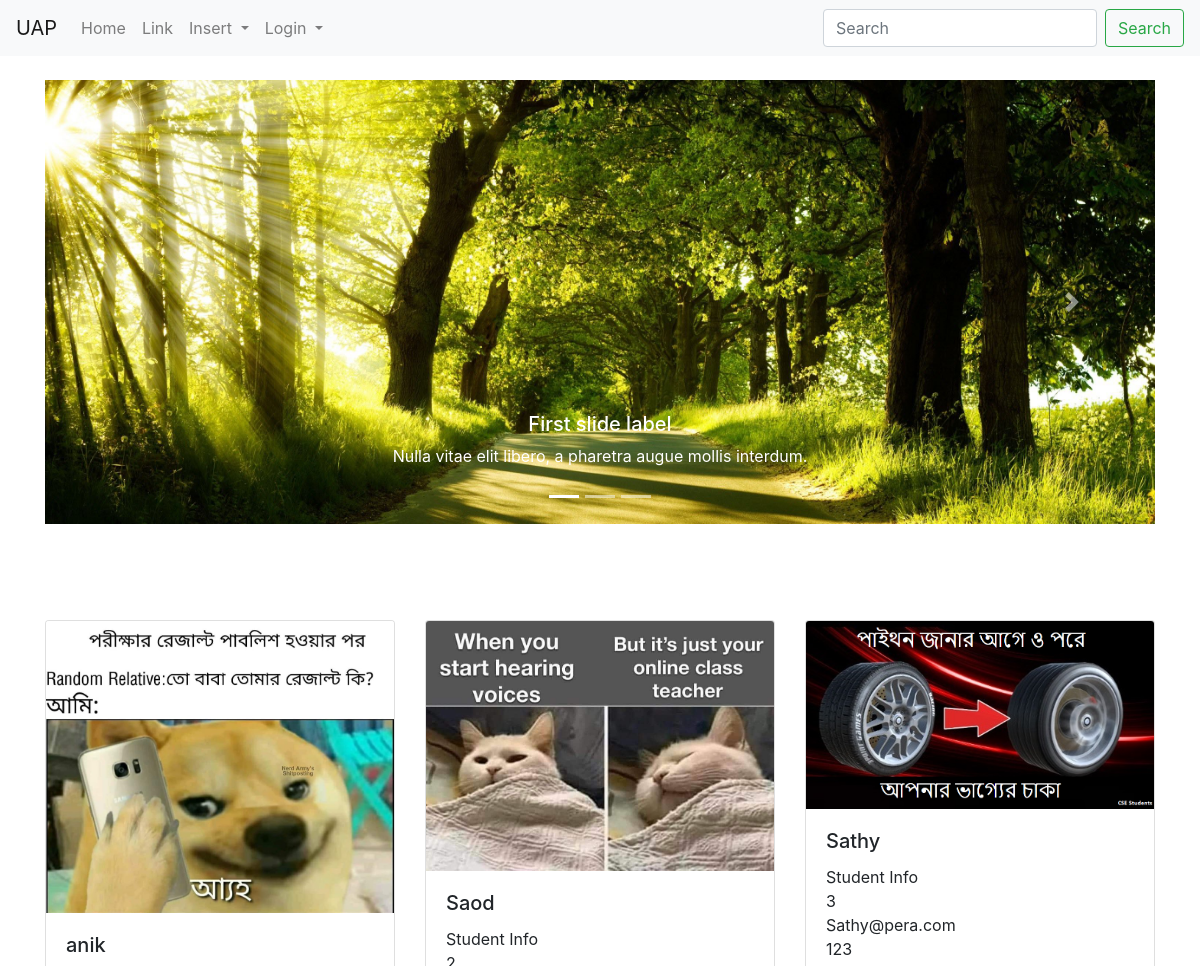
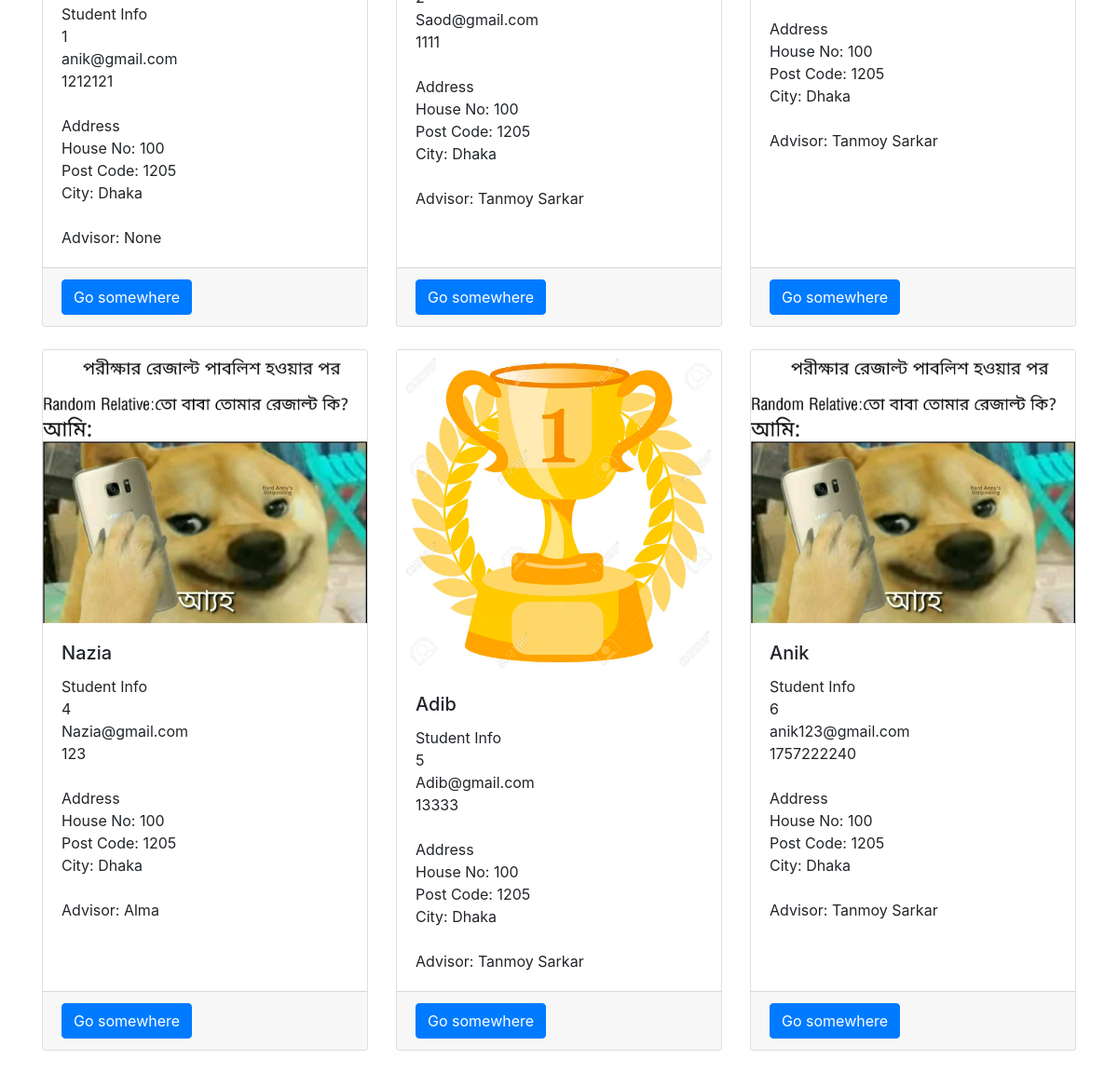
The page /students/ on the database its author committed (2 pictures, top to bottom).
### StudentManagement/models.py (models this page shows, shortened)
class Student(models.Model):
    name = models.CharField(max_length=100, default="")
    email = models.EmailField(max_length=200, unique=True)
    contact_no = models.IntegerField(blank=True, null=True)
    image = models.ImageField(upload_to='images/students', blank=True, null=True, default='images/aaaaaaaa.jpg')
    address = models.ForeignKey(Address, on_delete=models.SET_NULL, default=1, null=True)
    advisor = models.ForeignKey(Advisor, on_delete=models.SET_NULL, default=1, null=True)

class Address(models.Model):
    house_no = models.IntegerField(blank=True, null=True, default="")
    street_address = models.CharField(max_length=200)
    postal_address = models.CharField(max_length=200)
    post_code = models.CharField(max_length=20)
    city = models.CharField(max_length=20)

### FacultyManagement/models.py (models this page shows)
class Advisor(models.Model):
    name = models.CharField(max_length=200)
    contact = models.IntegerField(blank=True, null=True)
    email = models.EmailField(blank=True, null=True)
    def __str__(self):
        return self.name

### StudentManagement/views.py (the view)
# urls.py: path('students/', student_views.showStudentList, name='student-list'),
def showStudentList(request):
    all_students = Student.objects.all()
    context = {
        'studentList' : all_students
    }
    return render(request, 'StudentManagement/studentslist.html', context)

### templates/StudentManagement/studentslist.html (shortened to what this page needs)
{% extends 'base.html' %}
{% load static %}
{% block content %}
    <div id="carouselExampleCaptions" class="carousel slide" data-ride="carousel">
      <ol class="carousel-indicators">
        <li data-target="#carouselExampleCaptions" data-slide-to="0" class="active"></li>
        <li data-target="#carouselExampleCaptions" data-slide-to="1"></li>
        <li data-target="#carouselExampleCaptions" data-slide-to="2"></li>
      </ol>
      <div class="carousel-inner">
        <div class="carousel-item active">
          <img src="../../media/images/slider/nature1.jpg" class="d-block w-100" alt="...">
          <div class="carousel-caption d-none d-md-block">
            <h5>First slide label</h5>
            <p>Nulla vitae elit libero, a pharetra augue mollis interdum.</p>
          </div>
        </div>
      </div>
      <a class="carousel-control-prev" href="#carouselExampleCaptions" role="button" data-slide="prev">
        <span class="carousel-control-prev-icon" aria-hidden="true"></span>
      </a>
      <a class="carousel-control-next" href="#carouselExampleCaptions" role="button" data-slide="next">
        <span class="carousel-control-next-icon" aria-hidden="true"></span>
      </a>
    </div>
    <br><br><br><br>
    <div class="row row-cols-1 row-cols-md-3">
    {% for s in studentList %}
        <div class="col mb-4">
            <div class="card h-100" >
              <img src="{{ s.image.url }}" class="card-img-top" alt="...">
              <div class="card-body">
                <h5 class="card-title">{{ s.name }}</h5>
                <p class="card-text">
                    Student Info <br>
                    {{ s.id }} <br>
                    {{ s.email }} <br>
                    {{ s.contact_no }} <br><br>
                    Address<br>
                   House No:  {{ s.address.house_no }} <br>
                   Post Code: {{ s.address.post_code }} <br>
                   City:  {{ s.address.city }} <br><br>
                    Advisor: {{ s.advisor }}
                </p>
              </div>
                <div class="card-footer">
                    <a href="#" class="btn btn-primary">Go somewhere</a>
                </div>
            </div>
        </div>
        <br><br>
    {% endfor %}
    </div>
{% endblock content %}

### templates/base.html (shortened to what this page needs)
{% load static %}
<!DOCTYPE html>
<html lang="en">
<head>
    <link rel="stylesheet" href="https://stackpath.bootstrapcdn.com/bootstrap/4.5.2/css/bootstrap.min.css">
</head>
<body>
    <nav class="navbar navbar-expand-lg navbar-light bg-light">
      <a class="navbar-brand" href="#">UAP</a>
      <div class="collapse navbar-collapse" id="navbarSupportedContent">
        <ul class="navbar-nav mr-auto">
          <li class="nav-item">
            <a class="nav-link" href="{% url 'student-list' %}">Home </a>
          </li>
          <li class="nav-item">
            <a class="nav-link" href="#">Link</a>
          </li>
          <li class="nav-item dropdown">
            <a class="nav-link dropdown-toggle" href="#" id="navbarDropdown" role="button" data-toggle="dropdown" aria-haspopup="true" aria-expanded="false">
              Insert
            </a>
          </li>
          <li class="nav-item dropdown">
              {% if user.is_authenticated %}
            <a class="nav-link dropdown-toggle" href="#" id="navbarDropdown" role="button" data-toggle="dropdown" aria-haspopup="true" aria-expanded="false">
              {{ user.username }}
            </a>
            <div class="dropdown-menu" aria-labelledby="navbarDropdown">
              <a class="dropdown-item"  href="{% url 'logout' %}">Logout</a>
                <a class="dropdown-item" href="{% url 'password_change' %}">Change Password</a>
                <a class="dropdown-item" href="{% url 'create-profile' %}">Create Profile</a>
                <a class="dropdown-item" href="{% url 'view-profile' %}">View Profile</a>
            </div>
              {% else %}
                  <a class="nav-link dropdown-toggle" href="#" id="navbarDropdown" role="button" data-toggle="dropdown" aria-haspopup="true" aria-expanded="false">
                  Login
                </a>
              {% endif %}
          </li>
        </ul>
        <form class="form-inline my-2 my-lg-0">
          <input class="form-control mr-sm-2" type="search" placeholder="Search" aria-label="Search">
          <button class="btn btn-outline-success my-2 my-sm-0" type="submit">Search</button>
        </form>
      </div>
    </nav>
<br>
    <div class="container">
    {% block content %}
    {% endblock content %}
    </div>
</body>
</html>

### rows shown on the page
Student: image (picture), name "anik", id "1", email "anik@gmail.com", contact_no "1212121", address.house_no "100", address.post_code "1205", address.city "Dhaka", advisor "None"
Student: image (picture), name "Saod", id "2", email "Saod@gmail.com", contact_no "1111", address.house_no "100", address.post_code "1205", address.city "Dhaka", advisor "Tanmoy Sarkar"
Student: image (picture), name "Sathy", id "3", email "Sathy@pera.com", contact_no "123", address.house_no "100", address.post_code "1205", address.city "Dhaka", advisor "Tanmoy Sarkar"
Student: image (picture), name "Nazia", id "4", email "Nazia@gmail.com", contact_no "123", address.house_no "100", address.post_code "1205", address.city "Dhaka", advisor "Alma"
Student: image (picture), name "Adib", id "5", email "Adib@gmail.com", contact_no "13333", address.house_no "100", address.post_code "1205", address.city "Dhaka", advisor "Tanmoy Sarkar"
Student: image (picture), name "Anik", id "6", email "anik123@gmail.com", contact_no "1757222240", address.house_no "100", address.post_code "1205", address.city "Dhaka", advisor "Tanmoy Sarkar"
